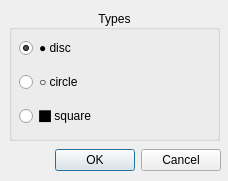
<?xml version="1.0" encoding="UTF-8"?>
<ui version="4.0">
 <class>unordered_list_dialog</class>
 <widget class="QDialog" name="unordered_list_dialog">
  <property name="windowModality">
   <enum>Qt::WindowModal</enum>
  </property>
  <property name="geometry">
   <rect>
    <x>0</x>
    <y>0</y>
    <width>228</width>
    <height>181</height>
   </rect>
  </property>
  <property name="minimumSize">
   <size>
    <width>228</width>
    <height>181</height>
   </size>
  </property>
  <property name="maximumSize">
   <size>
    <width>228</width>
    <height>181</height>
   </size>
  </property>
  <property name="windowTitle">
   <string>Choose type</string>
  </property>
  <property name="modal">
   <bool>true</bool>
  </property>
  <widget class="QDialogButtonBox" name="button_box">
   <property name="geometry">
    <rect>
     <x>0</x>
     <y>140</y>
     <width>221</width>
     <height>41</height>
    </rect>
   </property>
   <property name="orientation">
    <enum>Qt::Horizontal</enum>
   </property>
   <property name="standardButtons">
    <set>QDialogButtonBox::Cancel|QDialogButtonBox::Ok</set>
   </property>
   <property name="centerButtons">
    <bool>false</bool>
   </property>
  </widget>
  <widget class="QGroupBox" name="group_box_types">
   <property name="geometry">
    <rect>
     <x>9</x>
     <y>10</y>
     <width>211</width>
     <height>131</height>
    </rect>
   </property>
   <property name="styleSheet">
    <string notr="true"/>
   </property>
   <property name="title">
    <string>Types</string>
   </property>
   <property name="alignment">
    <set>Qt::AlignCenter</set>
   </property>
   <property name="flat">
    <bool>false</bool>
   </property>
   <widget class="QWidget" name="verticalLayoutWidget">
    <property name="geometry">
     <rect>
      <x>10</x>
      <y>20</y>
      <width>191</width>
      <height>104</height>
     </rect>
    </property>
    <layout class="QVBoxLayout" name="verticalLayout">
     <item>
      <widget class="QRadioButton" name="radio_button_disc">
       <property name="text">
        <string>● disc</string>
       </property>
       <property name="checked">
        <bool>true</bool>
       </property>
       <attribute name="buttonGroup">
        <string notr="true">qradiobutton_group_types</string>
       </attribute>
      </widget>
     </item>
     <item>
      <widget class="QRadioButton" name="radio_button_circle">
       <property name="text">
        <string>○ circle</string>
       </property>
       <attribute name="buttonGroup">
        <string notr="true">qradiobutton_group_types</string>
       </attribute>
      </widget>
     </item>
     <item>
      <widget class="QRadioButton" name="radio_button_square">
       <property name="styleSheet">
        <string notr="true"/>
       </property>
       <property name="text">
        <string>⬛ square</string>
       </property>
       <attribute name="buttonGroup">
        <string notr="true">qradiobutton_group_types</string>
       </attribute>
      </widget>
     </item>
    </layout>
   </widget>
  </widget>
 </widget>
 <resources/>
 <connections>
  <connection>
   <sender>button_box</sender>
   <signal>accepted()</signal>
   <receiver>unordered_list_dialog</receiver>
   <slot>accept()</slot>
   <hints>
    <hint type="sourcelabel">
     <x>220</x>
     <y>140</y>
    </hint>
    <hint type="destinationlabel">
     <x>157</x>
     <y>180</y>
    </hint>
   </hints>
  </connection>
  <connection>
   <sender>button_box</sender>
   <signal>rejected()</signal>
   <receiver>unordered_list_dialog</receiver>
   <slot>reject()</slot>
   <hints>
    <hint type="sourcelabel">
     <x>220</x>
     <y>140</y>
    </hint>
    <hint type="destinationlabel">
     <x>227</x>
     <y>180</y>
    </hint>
   </hints>
  </connection>
 </connections>
 <buttongroups>
  <buttongroup name="qradiobutton_group_types"/>
 </buttongroups>
</ui>
